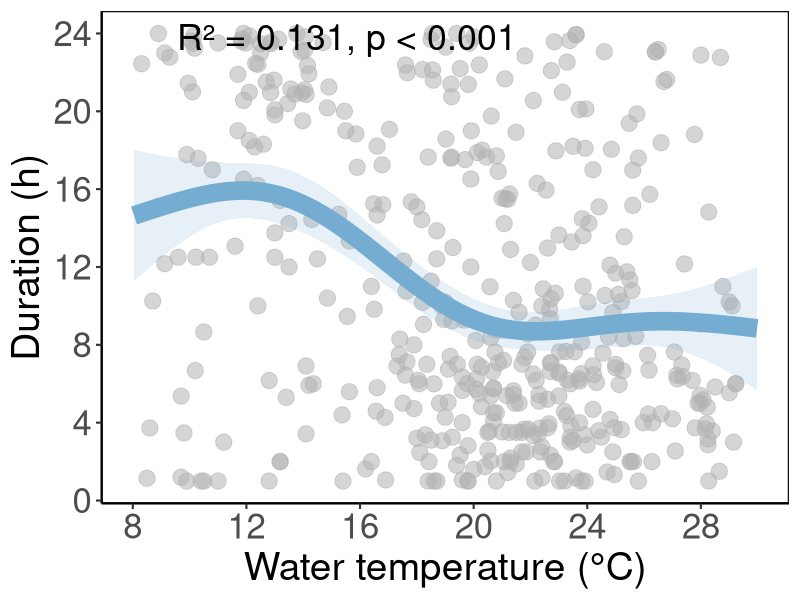
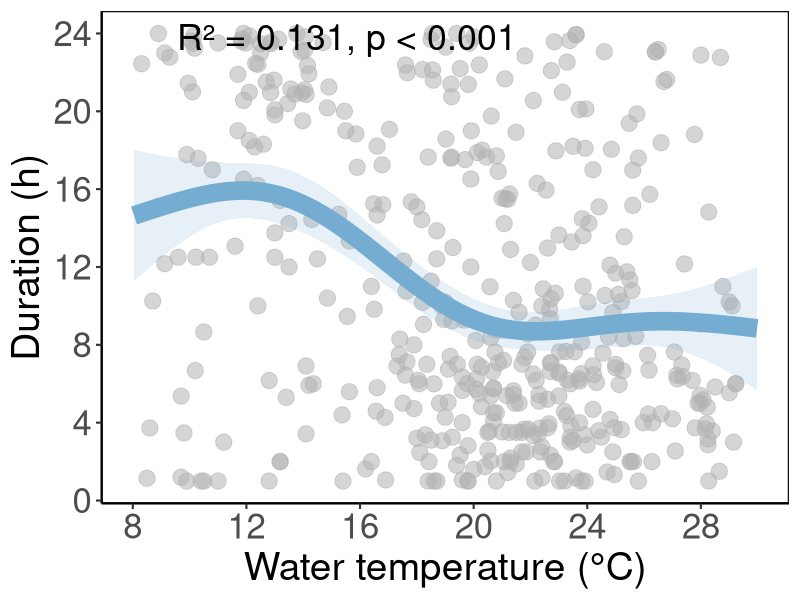

The R script that drew these images, in order:
library(readr)
library(dplyr)
library(ggplot2)
library(mgcv)

# =========================
# 0. 可调参数
# =========================
point_color <- "grey70"   # 点颜色
line_color  <- "#74add1"   # 拟合线颜色
ribbon_fill <- "#74add1"   # 置信区间填充颜色

point_size  <- 5.2         # 点大小
point_alpha <- 0.55        # 点透明度

line_width  <- 6.3         # 拟合线粗细
ribbon_alpha <- 0.18       # 置信区间透明度

border_color <- "black"    # 边框颜色
border_width <- 0.8        # 边框粗细

# =========================
# 1. 读入数据
# =========================
df <- read_csv("dataset_after_filtering.csv", show_col_types = FALSE) %>%
  rename_with(trimws)

# =========================
# 2. 只保留需要的列
# =========================
plot_df <- df %>%
  select(WT_p75, mean_duration) %>%
  mutate(
    WT_p75 = as.numeric(WT_p75),
    mean_duration = as.numeric(mean_duration)
  ) %>%
  filter(!is.na(WT_p75), !is.na(mean_duration))

# =========================
# 3. 拟合 GAM
# =========================
gam_mod <- gam(
  mean_duration ~ s(WT_p75, k = 5),
  data = plot_df,
  method = "REML"
)

summary(gam_mod)

# =========================
# 4. 构造预测线
# =========================
newdat <- data.frame(
  WT_p75 = seq(
    min(plot_df$WT_p75, na.rm = TRUE),
    max(plot_df$WT_p75, na.rm = TRUE),
    length.out = 300
  )
)

pred <- predict(gam_mod, newdata = newdat, se.fit = TRUE)

newdat <- newdat %>%
  mutate(
    fit = pred$fit,
    se = pred$se.fit,
    lwr = fit - 1.96 * se,
    upr = fit + 1.96 * se
  )

# =========================
# 5. 提取显著性信息
# =========================
sm <- summary(gam_mod)
p_val <- sm$s.table[1, "p-value"]
r2_val <- round(sm$r.sq, 3)

p_txt <- ifelse(p_val < 0.001, "p < 0.001", paste0("p = ", round(p_val, 3)))

# =========================
# 6. 画图
# =========================
p1 <- ggplot(plot_df, aes(x = WT_p75, y = mean_duration)) +
  geom_point(
    color = point_color,
    size = point_size,
    alpha = point_alpha
  ) +
  geom_ribbon(
    data = newdat,
    aes(x = WT_p75, ymin = lwr, ymax = upr),
    inherit.aes = FALSE,
    fill = ribbon_fill,
    alpha = ribbon_alpha
  ) +
  geom_line(
    data = newdat,
    aes(x = WT_p75, y = fit),
    inherit.aes = FALSE,
    color = line_color,
    linewidth = line_width
  ) +
  annotate(
    "text",
    x = Inf, y = Inf,
    label = paste0("R² = ", r2_val, ", ", p_txt),
    hjust = 1.8, vjust = 1.5, size = 9
  ) +
  scale_x_continuous(
    limits = c(8, 30),
    breaks = seq(8, 30, by = 4)
  ) +
  scale_y_continuous(
    breaks = seq(0, 24, by = 4)
  ) +
  labs(
    x = "Water temperature (°C)",
    y = "Duration (h)"
  ) +
  theme_classic(base_size = 16) +
  theme(
    panel.border = element_rect(
      colour = border_color,
      fill = NA,
      linewidth = border_width
    ),
    axis.title.x = element_text(size = 28),
    axis.title.y = element_text(size = 28),
    axis.text.x  = element_text(size = 25),
    axis.text.y  = element_text(size = 25)
  )

print(p1)

ggsave("GAM_WT_mean_duration.png", p1, width = 7.5, height = 5.8, dpi = 300)
